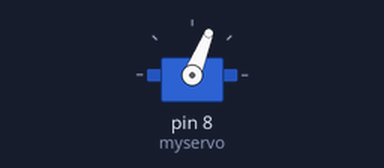
Bench run of a sketch on a simulated Arduino Mega 2560, built with avr-gcc and run on an emulated ATmega2560. Shown: servo.

Above: at 0.05 s.
At 0.45 s:
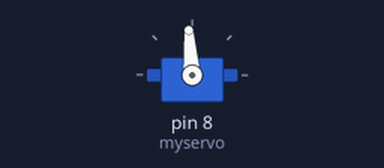
At 0.7 s:
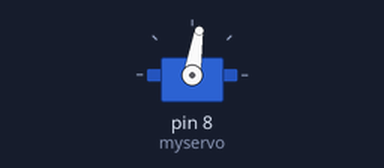
At 2.7 s:
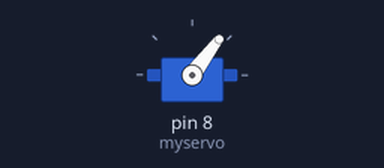
Timing chart, 0 to 8.9 s (numbered marks = the images above):
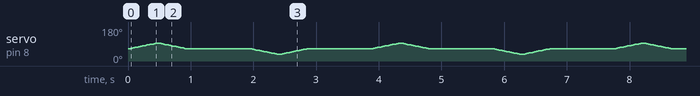

The sketch:

autodrive23_02_2017.ino
```cpp
// ---------------------------------------------------------------------------
// This example code was used to successfully communicate with 15 ultrasonic sensors. You can adjust
// the number of sensors in your project by changing SONAR_NUM and the number of NewPing objects in the
// "sonar" array. You also need to change the pins for each sensor for the NewPing objects. Each sensor
// is pinged at 33ms intervals. So, one cycle of all sensors takes 495ms (33 * 15 = 495ms). The results
// are sent to the "oneSensorCycle" function which currently just displays the distance data. Your project
// would normally process the sensor results in this function (for example, decide if a robot needs to
// turn and call the turn function). Keep in mind this example is event-driven. Your complete sketch needs
// to be written so there's no "delay" commands and the loop() cycles at faster than a 33ms rate. If other
// processes take longer than 33ms, you'll need to increase PING_INTERVAL so it doesn't get behind.
// ---------------------------------------------------------------------------
#include <NewPing.h>
#include <Servo.h>
#include <elapsedMillis.h>

elapsedMillis timeElapsed;
Servo myservo;

int pos = 30;

#define SONAR_NUM     4 // Number of sensors.
#define MAX_DISTANCE 300 // Maximum distance (in cm) to ping.
#define PING_INTERVAL 40 // Milliseconds between sensor pings (29ms is about the min to avoid cross-sensor echo).

unsigned long pingTimer[SONAR_NUM]; // Holds the times when the next ping should happen for each sensor.
unsigned int cm[SONAR_NUM];         // Where the ping distances are stored.
uint8_t currentSensor = 0;          // Keeps track of which sensor is active.

NewPing sonar[SONAR_NUM] = {     // Sensor object array.
  NewPing(2, 10, MAX_DISTANCE), // Each sensor's trigger pin, echo pin, and max distance to ping.
  NewPing(6, 7, MAX_DISTANCE),
  NewPing(8, 12, MAX_DISTANCE),
  NewPing(4, 5, MAX_DISTANCE)
};

void setup() {
   myservo.attach(8);  // attaches the servo on pin 9 to the servo object
   myservo.write(65);

  Serial.begin(115200);
  pingTimer[0] = millis() + 75;           // First ping starts at 75ms, gives time for the Arduino to chill before starting.
  for (uint8_t i = 1; i < SONAR_NUM; i++) // Set the starting time for each sensor.
    pingTimer[i] = pingTimer[i - 1] + PING_INTERVAL;
}

void loop() {
  steerL15();
  delay(1000);
    steerR15();// Other code that *DOESN'T* analyze ping results can go here.
delay(1000);
}


void steerL15(){
  for(pos = 65; pos <= 95; pos += 1) // goes from 0 degrees to 180 degrees
  {                                  // in steps of 1 degree
    myservo.write(pos);              // tell servo to go to position in variable 'pos'
    delay(15);                       // waits 15ms for the servo to reach the position
  }
  for(pos = 95; pos>=65; pos-=1)     // goes from 180 degrees to 0 degrees
  {
    myservo.write(pos);              // tell servo to go to position in variable 'pos'
    delay(15);
  }
 }

void steerR15(){
  for(pos = 65; pos >= 35; pos-=1) // goes from 0 degrees to 180 degrees
  {                                  // in steps of 1 degree
    myservo.write(pos);              // tell servo to go to position in variable 'pos'
    delay(15);                       // waits 15ms for the servo to reach the position
  }
  for(pos = 35; pos<=65; pos+=1)     // goes from 180 degrees to 0 degrees
  {
    myservo.write(pos);              // tell servo to go to position in variable 'pos'
    delay(15);
  }
}

void SlowFWD(){

   myservo.write(65);
analogWrite(7,80); // Right       FWD
analogWrite(4,80); // Left
digitalWrite(6,0);//Right1,4
digitalWrite(3,0);//Left1,4
digitalWrite(5,255);//Right2,3
digitalWrite(2,255);//Left2,3

}
```
